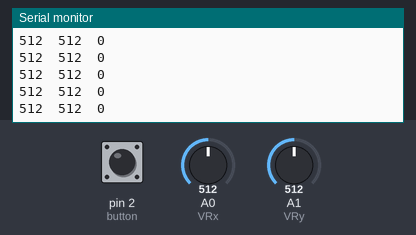
Recording of a sketch running on a simulated Arduino Uno, built with avr-gcc and run on an emulated ATmega328P. Parts: the last lines printed to the serial monitor. The inputs (shaded band) are chosen by the test bench; at power-on: A1 (VRy) = 512, A0 (VRx) = 512, pin 2 (button) LOW.

Above: at 4.2 s.
4.3 s: A1 (VRy) set to 985
At 4.9 s:
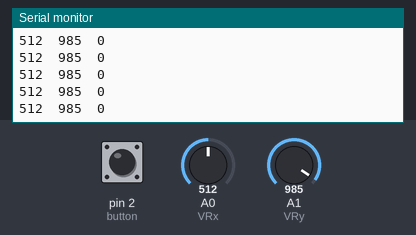
7.3 s: A1 (VRy) set to 1016
At 8.0 s:
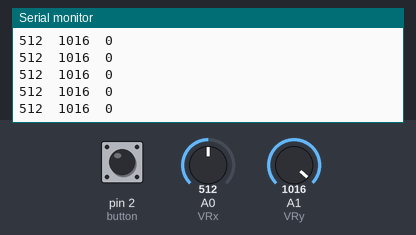
11.9 s: A0 (VRx) set to 109
At 12.4 s:
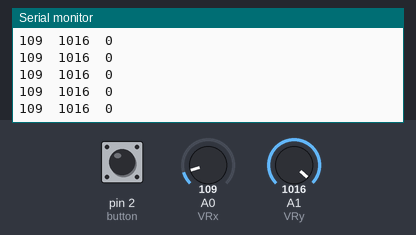
14.9 s: A0 (VRx) set to 93
At 15.8 s:
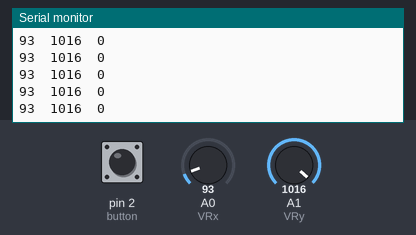
Timing chart, 0 to 17.4 s (numbered marks = the images above; inputs shaded):
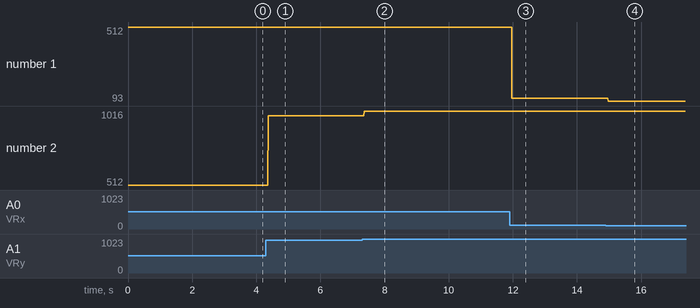

The sketch:

joystick_biaxial.ino
```cpp
//Cititi si afisati valorile analogice si cea digitala.
//Determinati valorile pentru punctele cardinale

const int button = 2;
const int VRx = 0;
const int VRy = 1;

int x = 0;
int y = 0;
int but = 0;

void setup()
{
  pinMode(button,INPUT);

  Serial.begin(9600);
}

void loop()
{
  x   = analogRead(VRx);
  y   = analogRead(VRy);
  but = digitalRead(button);

  Serial.print(x);
  Serial.print("\t");
  Serial.print(y);
  Serial.print("\t");
  Serial.println(digitalRead(button));
}
```

Measured:
- after the input at 4.3 s, the serial monitor: prints a new line after 0.07 s (image 1)
- after the input at 7.3 s, the serial monitor: prints a new line after 0.07 s (image 2)
- after the input at 11.9 s, the serial monitor: prints a new line after 0.07 s (image 3)
- after the input at 14.9 s, the serial monitor: prints a new line after 0.07 s (image 4)
- plotted number 1: 512 → 109 after the input at 11.9 s, 109 → 93 after the input at 14.9 s
- plotted number 2: 512 → 985 after the input at 4.3 s, 985 → 1016 after the input at 7.3 s
